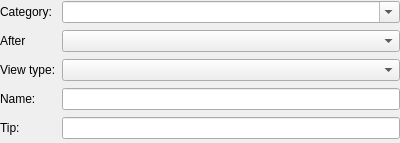
<?xml version="1.0" encoding="UTF-8"?>
<ui version="4.0">
 <class>KPlato::AddViewPanel</class>
 <widget class="QWidget" name="KPlato::AddViewPanel">
  <property name="geometry">
   <rect>
    <x>0</x>
    <y>0</y>
    <width>400</width>
    <height>143</height>
   </rect>
  </property>
  <layout class="QGridLayout" name="gridLayout">
   <property name="margin">
    <number>0</number>
   </property>
   <item row="0" column="0">
    <widget class="QLabel" name="label_3">
     <property name="text">
      <string>Category:</string>
     </property>
     <property name="buddy">
      <cstring>category</cstring>
     </property>
    </widget>
   </item>
   <item row="0" column="1">
    <widget class="KComboBox" name="category">
     <property name="editable">
      <bool>true</bool>
     </property>
     <property name="insertPolicy">
      <enum>QComboBox::InsertAlphabetically</enum>
     </property>
     <property name="autoCompletion">
      <bool>false</bool>
     </property>
    </widget>
   </item>
   <item row="1" column="0">
    <widget class="QLabel" name="label">
     <property name="text">
      <string>After</string>
     </property>
     <property name="buddy">
      <cstring>insertAfter</cstring>
     </property>
    </widget>
   </item>
   <item row="1" column="1">
    <widget class="KComboBox" name="insertAfter">
     <property name="insertPolicy">
      <enum>QComboBox::InsertAlphabetically</enum>
     </property>
     <property name="autoCompletion">
      <bool>false</bool>
     </property>
    </widget>
   </item>
   <item row="2" column="0">
    <widget class="QLabel" name="label_2">
     <property name="text">
      <string>View type:</string>
     </property>
     <property name="buddy">
      <cstring>viewtype</cstring>
     </property>
    </widget>
   </item>
   <item row="2" column="1">
    <widget class="KComboBox" name="viewtype">
     <property name="autoCompletion">
      <bool>false</bool>
     </property>
    </widget>
   </item>
   <item row="3" column="0">
    <widget class="QLabel" name="label_4">
     <property name="text">
      <string>Name:</string>
     </property>
     <property name="buddy">
      <cstring>viewname</cstring>
     </property>
    </widget>
   </item>
   <item row="3" column="1">
    <widget class="QLineEdit" name="viewname"/>
   </item>
   <item row="4" column="0">
    <widget class="QLabel" name="label_5">
     <property name="text">
      <string>Tip:</string>
     </property>
     <property name="buddy">
      <cstring>tooltip</cstring>
     </property>
    </widget>
   </item>
   <item row="4" column="1">
    <widget class="QLineEdit" name="tooltip"/>
   </item>
  </layout>
 </widget>
 <customwidgets>
  <customwidget>
   <class>KComboBox</class>
   <extends>QComboBox</extends>
   <header>kcombobox.h</header>
  </customwidget>
 </customwidgets>
 <resources/>
 <connections/>
</ui>
